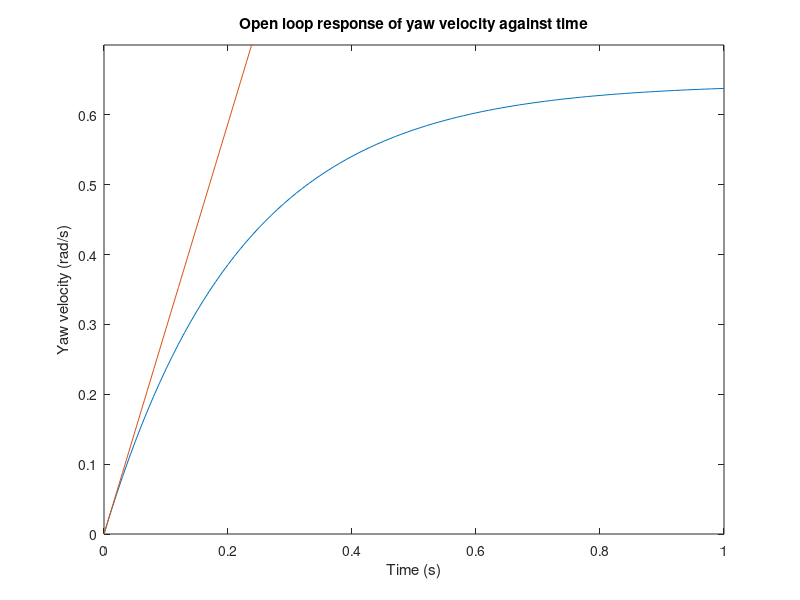

This chart was generated by the following MATLAB code:
clc
clear all

t = 0:0.01:1;
y = 0.6446*(1 - exp(-4.561.*t));
z = 2.94*t;
plot(t,y);
hold on
plot(t,z);
xlim([0 1])
ylim([0 0.7])
title("Open loop response of yaw velocity against time");
xlabel("Time (s)");
ylabel("Yaw velocity (rad/s)");